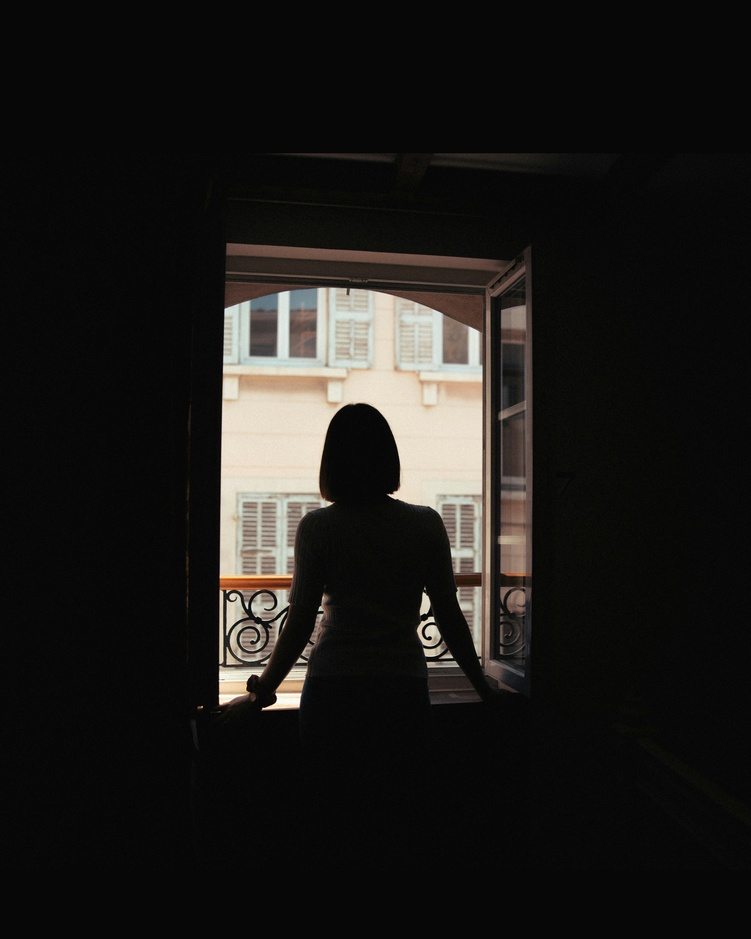
#> input picture Anwers/Question-4/looking_out.jpg, 751 x 939 px, shrunk from 4693 x 5867 before the run
$ jupyter execute Question-4.ipynb
#> lines starting #> are read from the running program, lines starting #| are printed output that depends on the picture; after the words box and inside, x2 and y2 are one past the last pixel; in counts of white or black regions, pixels touching at a corner belong together
Question 4

[cell 1]
import cv2
import numpy as np
import matplotlib.pyplot as plt

def solve_image_tasks(image_path):

#> called with image_path = 'looking_out.jpg'
    img = cv2.imread(image_path)
#> img is the input picture: shape (939, 751, 3); mean B, G, R 25.1, 27.4, 29

    gray = cv2.cvtColor(img, cv2.COLOR_BGR2GRAY)
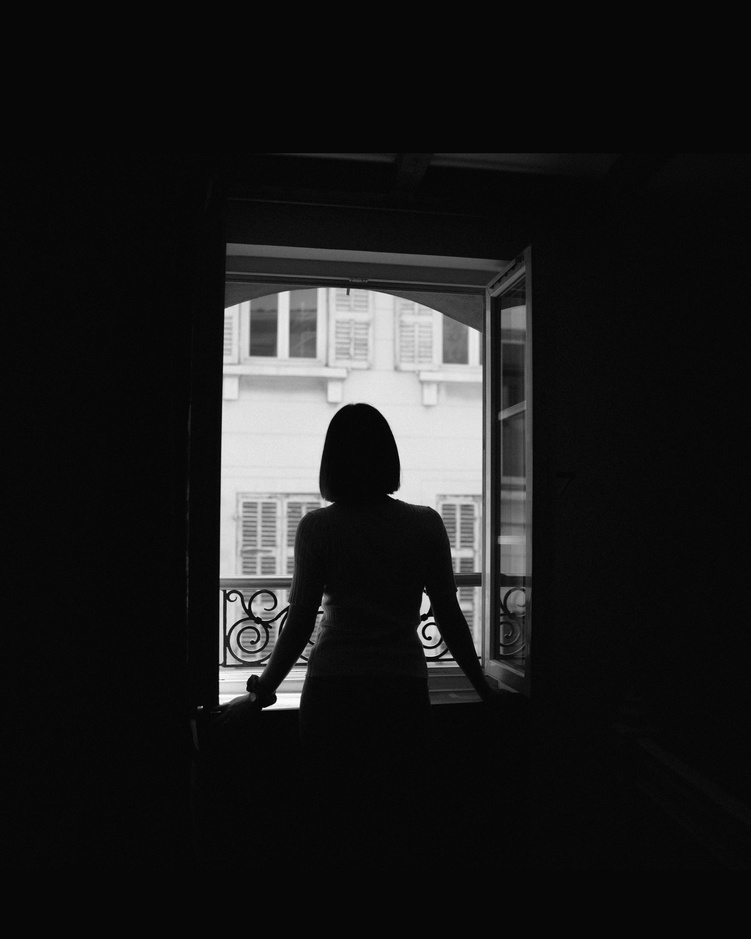
#> gray: shape (939, 751); min 0, max 254, mean 27.6

    #(a)
    ret, mask = cv2.threshold(gray, 0, 255, cv2.THRESH_BINARY + cv2.THRESH_OTSU)
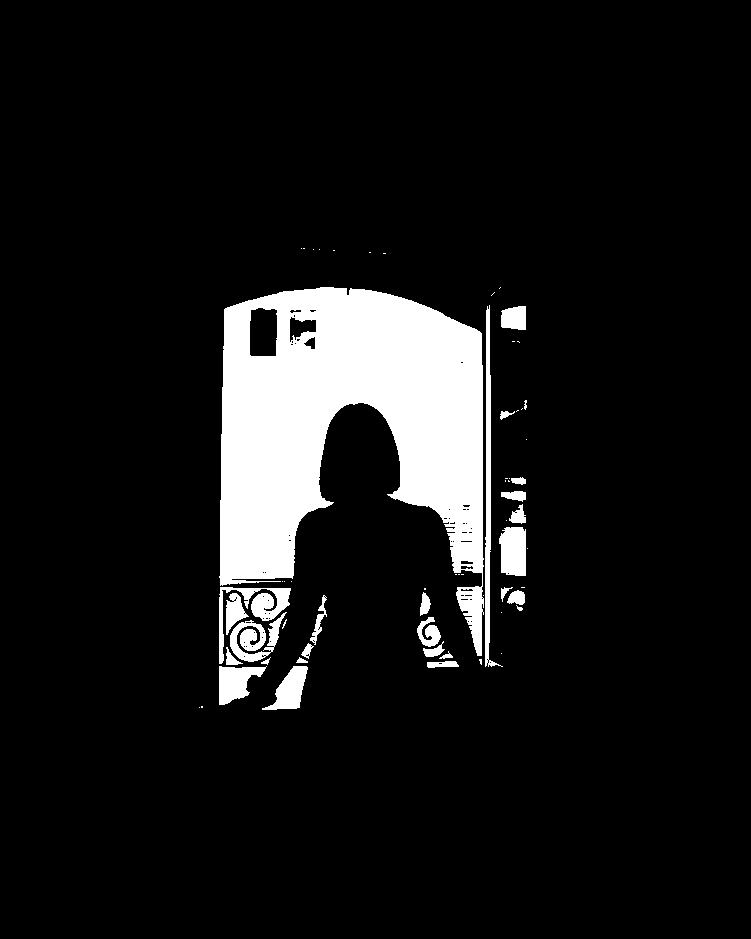
#> mask: shape (939, 751); 9.3% white; 62 white regions (35 under 20 px), largest, box (x1, y1, x2, y2) and area: (219, 287, 484, 656) 54243, (485, 305, 503, 667) 1746, (219, 587, 291, 664) 1398
#> ret = 101
    print(f"Reported Otsu Threshold Value: {ret}")
#| Reported Otsu Threshold Value: 101.0

   #(b)
    equalized_foreground = gray.copy()


    foreground_pixels = gray[mask == 255]


    if len(foreground_pixels) > 0:
        equalized_values = cv2.equalizeHist(foreground_pixels)

        equalized_foreground[mask == 255] = equalized_values.flatten()
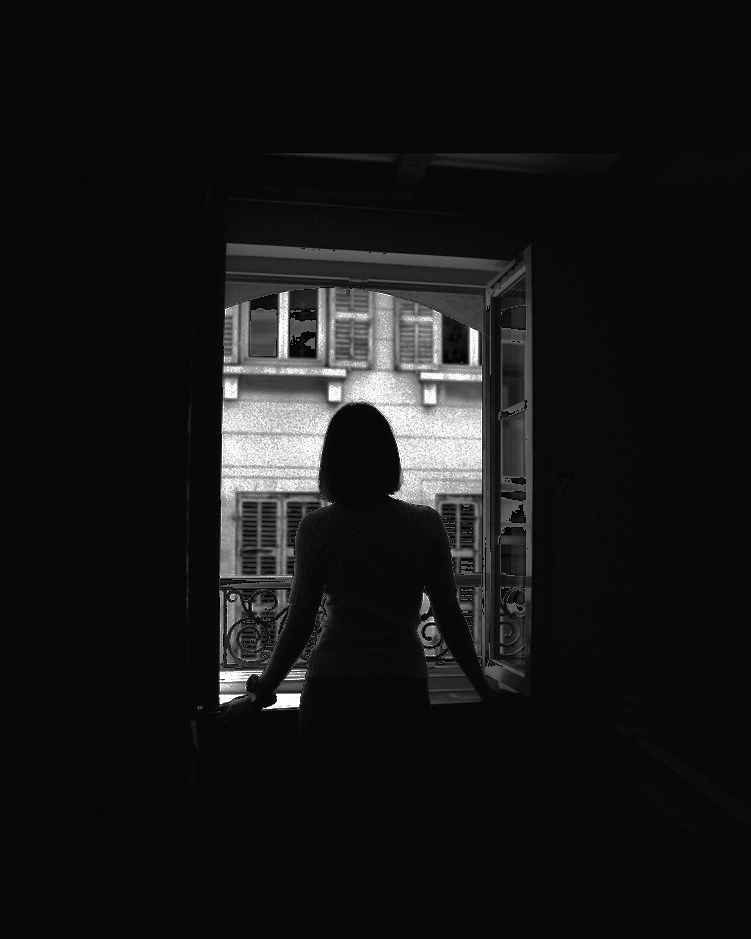
#> equalized_foreground: shape (939, 751); 9.27% of pixels changed, all inside (x1, y1, x2, y2) = (199, 248, 528, 710)

    # Visualization
    plt.figure(figsize=(15, 5))

    plt.subplot(1, 3, 2)
    plt.title("Otsu Binary Mask")
    plt.imshow(mask, cmap='gray')

    plt.subplot(1, 3, 1)
    plt.title("Original Grayscale")
    plt.imshow(gray, cmap='gray')

    plt.subplot(1, 3, 3)
    plt.title("Equalized Foreground")
    plt.imshow(equalized_foreground, cmap='gray')

    plt.tight_layout()
    plt.show()
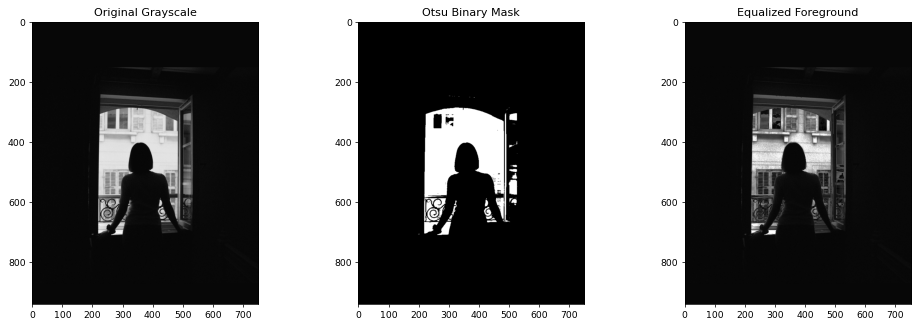
#> figure drawn by matplotlib, 3 panels

    return ret, equalized_foreground

# Execute
threshold_val, final_img = solve_image_tasks('looking_out.jpg')
#> threshold_val = 101
